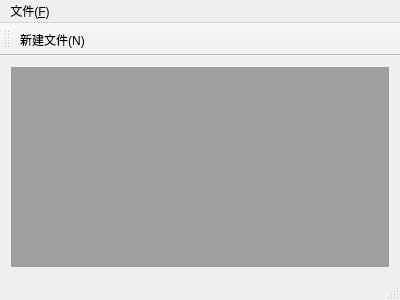
<?xml version="1.0" encoding="UTF-8"?>
<ui version="4.0">
 <class>MainWindow</class>
 <widget class="QMainWindow" name="MainWindow">
  <property name="geometry">
   <rect>
    <x>0</x>
    <y>0</y>
    <width>400</width>
    <height>300</height>
   </rect>
  </property>
  <property name="windowTitle">
   <string>MainWindow</string>
  </property>
  <widget class="QWidget" name="centralWidget">
   <layout class="QGridLayout" name="gridLayout">
    <item row="0" column="0">
     <widget class="QMdiArea" name="mdiArea"/>
    </item>
   </layout>
  </widget>
  <widget class="QMenuBar" name="menuBar">
   <property name="geometry">
    <rect>
     <x>0</x>
     <y>0</y>
     <width>400</width>
     <height>23</height>
    </rect>
   </property>
   <widget class="QMenu" name="menu_F">
    <property name="title">
     <string>文件(&amp;F)</string>
    </property>
    <addaction name="action_New"/>
   </widget>
   <addaction name="menu_F"/>
  </widget>
  <widget class="QToolBar" name="mainToolBar">
   <attribute name="toolBarArea">
    <enum>TopToolBarArea</enum>
   </attribute>
   <attribute name="toolBarBreak">
    <bool>false</bool>
   </attribute>
   <addaction name="action_New"/>
  </widget>
  <widget class="QStatusBar" name="statusBar"/>
  <action name="action_New">
   <property name="checkable">
    <bool>true</bool>
   </property>
   <property name="icon">
    <iconset resource="myimages.qrc">
     <normaloff>:/images/images/new.png</normaloff>:/images/images/new.png</iconset>
   </property>
   <property name="text">
    <string>新建文件(&amp;N)</string>
   </property>
   <property name="toolTip">
    <string>新建文件</string>
   </property>
   <property name="shortcut">
    <string>Ctrl+N</string>
   </property>
  </action>
 </widget>
 <layoutdefault spacing="6" margin="11"/>
 <resources>
  <include location="myimages.qrc"/>
 </resources>
 <connections/>
</ui>
